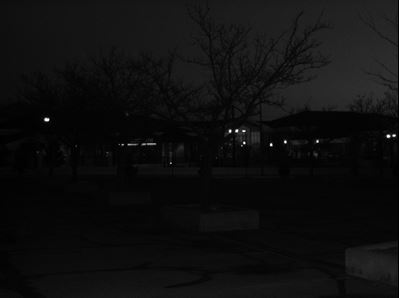
#> input picture Assignment/A2/200100_A2/cctv1.JPG, 399 x 298 px
$ python robolin.py cctv1.JPG
#> lines starting #> are read from the running program, lines starting #| are printed output that depends on the picture; after the words box and inside, x2 and y2 are one past the last pixel; in counts of white or black regions, pixels touching at a corner belong together
import cv2 as cv
import sys
img_path = str(sys.argv[1])

img_org = cv.imread(img_path)
#> img_org is the input picture: shape (298, 399, 3); min 0, max 255, mean 14.8
img = cv.cvtColor(img_org, cv.COLOR_BGR2GRAY)
img = cv.GaussianBlur(img, (5, 5), 1.5)
img = cv.Canny(img, 200, 100)
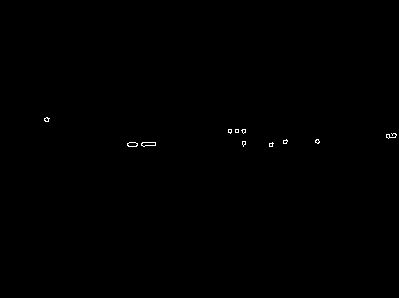
#> img: shape (298, 399); 0.17% white in thin lines or dots, all inside (x1, y1, x2, y2) = (44, 117, 397, 147)
img = cv.dilate(img, (10, 20), iterations=2)
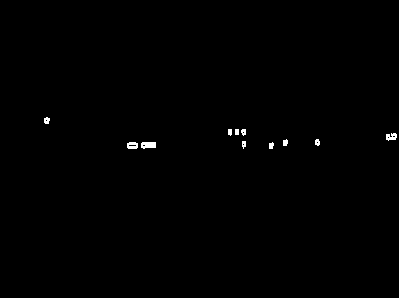
#> img: shape (298, 399); 0.37% white; 11 white regions, largest, box (x1, y1, x2, y2) and area: (141, 142, 156, 149) 89, (127, 142, 138, 149) 64, (386, 133, 397, 141) 62
img_org[::, ::, 2][img==255] = 255
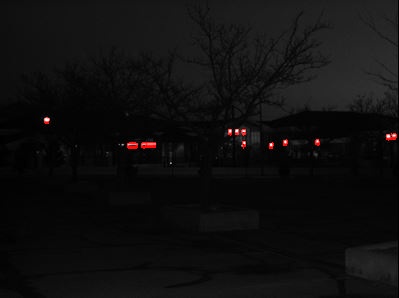
#> img_org: shape (298, 399, 3); 0.35% of pixels changed, all inside (x1, y1, x2, y2) = (44, 117, 397, 149)
cv.imwrite("robolin-"+img_path, img_org)

$ run again, on Assignment/A2/200100_A2/cctv4.JPG
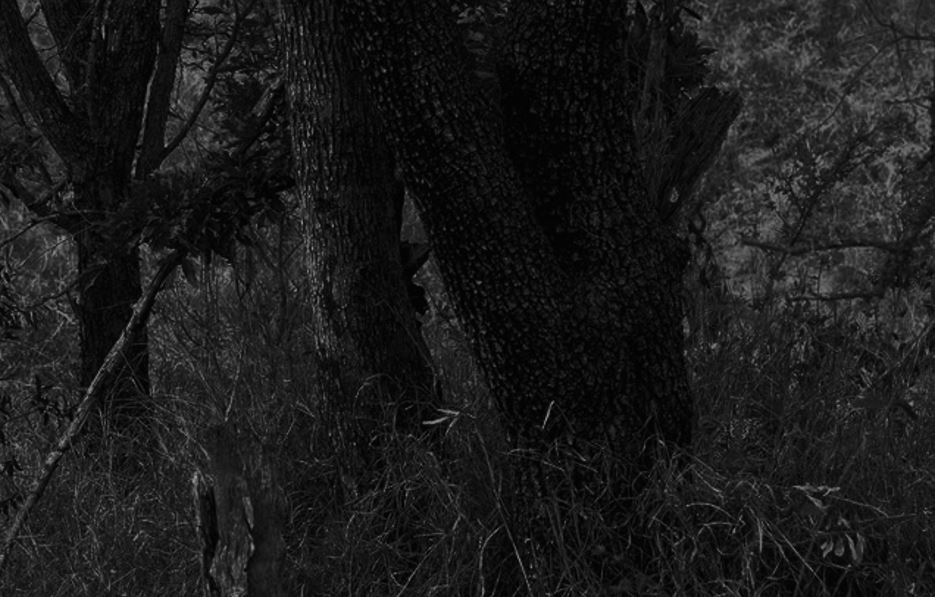
#> input picture Assignment/A2/200100_A2/cctv4.JPG, 935 x 597 px
#> img_org is the input picture: shape (597, 935, 3); min 0, max 158, mean 26.9
#> `img = cv.Canny(img, 200, 100)`:
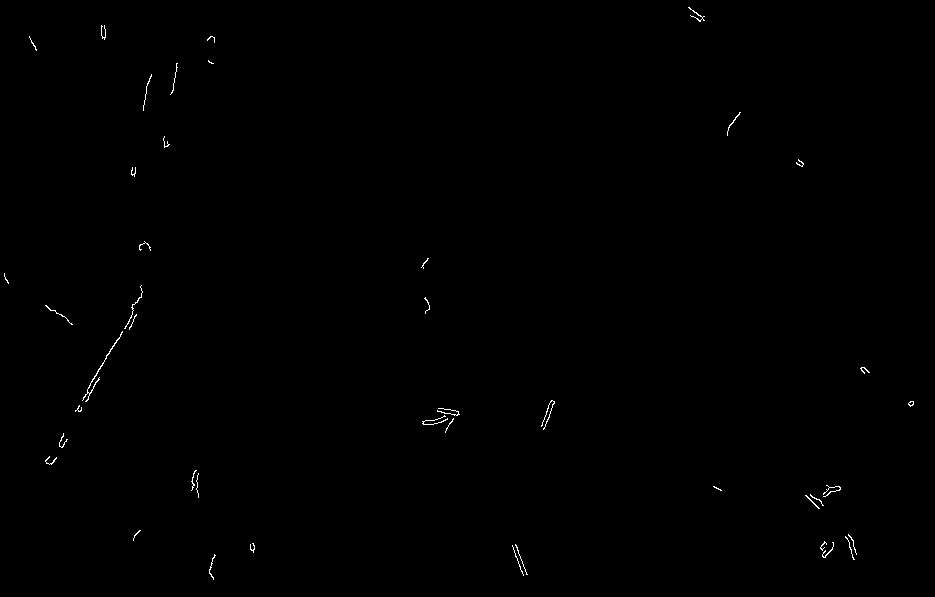
#> img: shape (597, 935); 0.25% white in thin lines or dots
#> `img_org[::, ::, 2][img==255] = 255`:
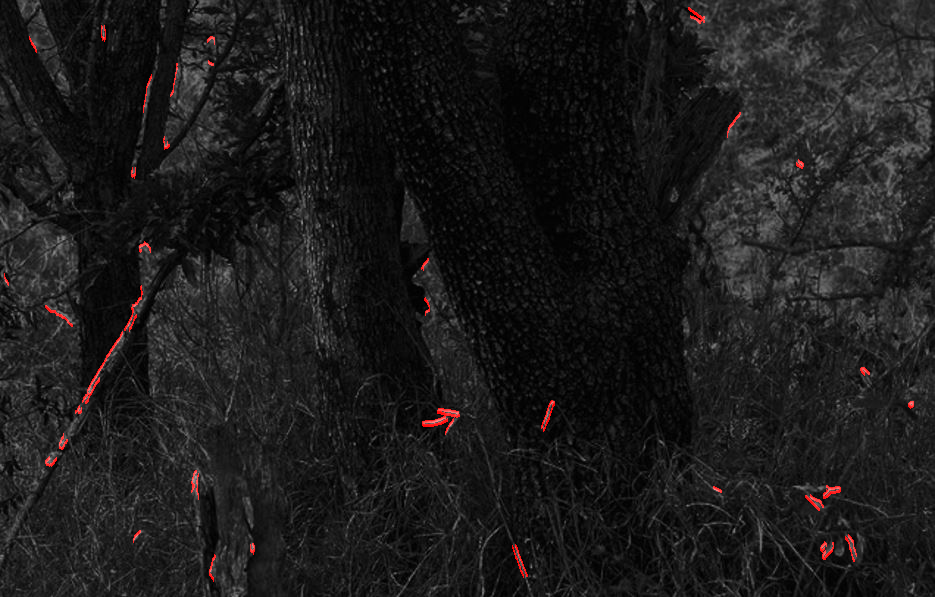
#> img_org: shape (597, 935, 3); 0.48% of pixels changed, all inside (x1, y1, x2, y2) = (4, 7, 914, 582)
